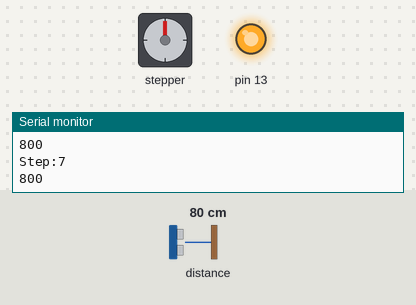
The sketch below on a simulated Arduino Uno, built with avr-gcc and run on an emulated ATmega328P. On the bench: stepper motor, output pins drawn as LEDs (lit = HIGH), the last lines printed to the serial monitor. The inputs (shaded band) are chosen by the test bench; at power-on: distance to the obstacle 80 cm. Stepper angles assume 2048 steps per turn.

Above: at 1.2 s.
1.3 s: distance to the obstacle set to 2 cm
At 19.2 s:
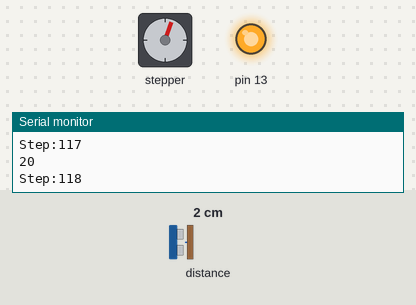
Timing chart, 0 to 20.9 s (numbered marks = the images above; inputs shaded):
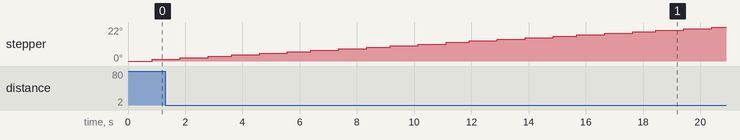

The sketch:

firmware_29_11.ino
```cpp
/*
This example shows how to take simple range measurements with the VL53L1X. The
range readings are in units of mm.
*/

#include <Wire.h>
#include <VL53L1X.h>
#include <Stepper.h>
#define STEPS 2048 //Aproximadament una mica menys de una revolucio, falta acabar d'ajustar

Stepper stepper(STEPS, 8, 9, 10, 11);
bool pas = true;
VL53L1X sensor;
int num;

void setup()
{
  pinMode(13, OUTPUT);
  digitalWrite(13, HIGH);
  stepper.setSpeed(1);
  Serial.begin(115200);
  num = 1;

  Wire.begin();
  Wire.setClock(400000); // use 400 kHz I2C

  sensor.setTimeout(500);
  if (!sensor.init())
  {
    Serial.println("Failed to detect and initialize sensor!");
    while (1);
  }

  // Use long distance mode and allow up to 50000 us (50 ms) for a measurement.
  // You can change these settings to adjust the performance of the sensor, but
  // the minimum timing budget is 20 ms for short distance mode and 33 ms for
  // medium and long distance modes. See the VL53L1X datasheet for more
  // information on range and timing limits.
  sensor.setDistanceMode(VL53L1X::Long);
  sensor.setMeasurementTimingBudget(33000);

  // Start continuous readings at a rate of one measurement every 50 ms (the
  // inter-measurement period). This period should be at least as long as the
  // timing budget.
  sensor.startContinuous(33);
}

void readDistanceAndSend(){
  Serial.print(sensor.read());
  if (sensor.timeoutOccurred()) { Serial.print(" TIMEOUT"); }
  Serial.println();
}

void doStep(){
  stepper.step(1);
  Serial.print("Step:");
  Serial.println(num);
  ++num;
  delay(100);
}

void loop()
{
  readDistanceAndSend();
  doStep();
}
```
